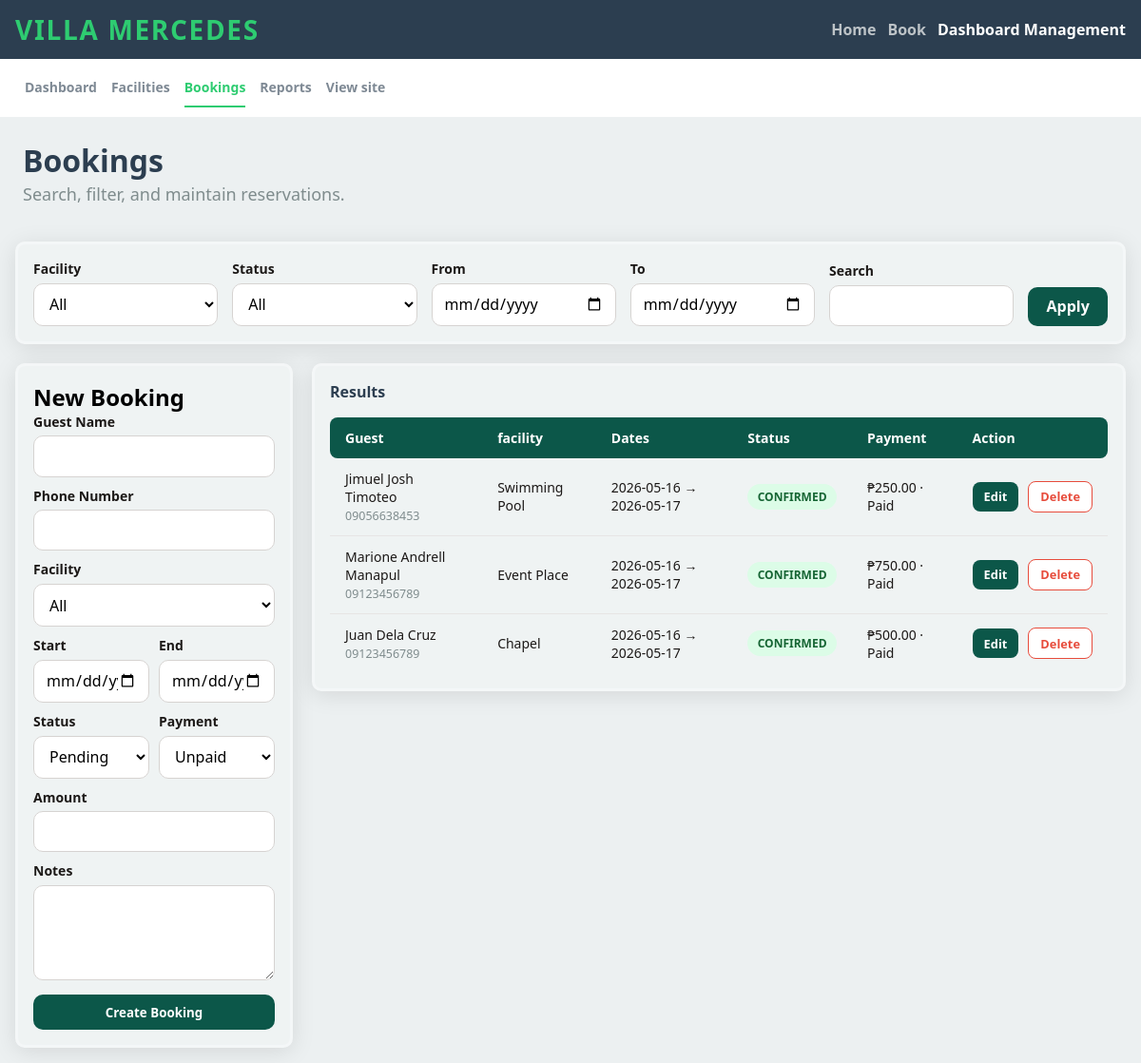
The app's page /admin/bookings.php (signed in) with its own data.
### tables this page shows
CREATE TABLE IF NOT EXISTS `bookings` (
  `id` int NOT NULL AUTO_INCREMENT,
  `guest_name` varchar(255) NOT NULL,
  `phone_number` varchar(50) NOT NULL,
  `facility_id` int NOT NULL,
  `date_start` date NOT NULL,
  `date_end` date NOT NULL,
  `notes` text,
  `status` varchar(50) DEFAULT 'Pending',
  `created_at` timestamp NULL DEFAULT CURRENT_TIMESTAMP,
  `payment_amount` decimal(10,2) DEFAULT '0.00',
  `payment_status` varchar(50) DEFAULT 'Unpaid',
  PRIMARY KEY (`id`),
  KEY `facility_id` (`facility_id`),
  CONSTRAINT `bookings_ibfk_1` FOREIGN KEY (`facility_id`) REFERENCES `facilities` (`id`) ON DELETE CASCADE
);

CREATE TABLE IF NOT EXISTS `facilities` (
  `id` int NOT NULL AUTO_INCREMENT,
  `name` varchar(255) NOT NULL,
  `description` text NOT NULL,
  `image_filename` varchar(255) DEFAULT NULL,
  `capacity` int NOT NULL,
  `rate_amount` decimal(10,2) NOT NULL,
  `rate_unit` enum('Per Day','Per Session') NOT NULL,
  `created_at` timestamp NULL DEFAULT CURRENT_TIMESTAMP,
  PRIMARY KEY (`id`)
);

### utils/helper.php (called while the page is built, shortened)
<?php
function url(string $path = ''): string
{
    $base = '/villa-mercedes';
    $path = ltrim($path, '/');
    return $base . '/' . $path;
}
function e(?string $value): string
{
    return htmlspecialchars((string) $value, ENT_QUOTES | ENT_HTML5, 'UTF-8');
}

### admin/bookings.php (the view, shortened to what this page needs)
<?php
require_once '../utils/helper.php';
$currentPage = basename($_SERVER['PHP_SELF']);
$editRow = null;
$conn = connection();
$sql = "
    SELECT b.*, f.name AS facility_name
    FROM bookings b
    LEFT JOIN facilities f ON b.facility_id = f.id
    WHERE 1=1
";
$sql .= " ORDER BY b.id DESC";
$stmt = $conn->prepare($sql);
$stmt->execute();
$table_data_result = $stmt->get_result();
?>
<!DOCTYPE html>
<html lang="en">
<head>
    <link rel="stylesheet" href="../resources/css/header-footer.css">
    <link rel="stylesheet" href="../resources/css/admin-nav.css">
    <link rel="stylesheet" href="../resources/css/admin-booking.css">
</head>
<body>
<header>
    <div class="header-container">
        <a href="<?= e(url('index.php')) ?>" class="brand-label">Villa Mercedes</a>
        <div class="header-nav">
            <a href="<?= e(url('index.php')) ?>" class="<?= $currentPage === 'index.php' ? 'is-active' : '' ?>">Home</a>
            <a href="<?= e(url('book.php')) ?>" class="<?= $currentPage === 'book.php' ? 'is-active' : '' ?>">Book</a>
            <a href="<?= e(url('login.php')) ?>" class="<?= e('is-active') ?>">
                <?= isset($_SESSION['user']) ? 'Dashboard Management' : 'Login' ?>
            </a>
        </div>
    </div>
</header>
<nav class="admin-subnav">
    <div class="admin-subnav-inner">
        <a href="<?= e(url('admin/dashboard.php')) ?>" class="<?= $currentPage === 'dashboard.php' ? 'is-active' : '' ?>">Dashboard</a>
        <a href="<?= e(url('admin/facilities.php')) ?>" class="<?= $currentPage === 'facilities.php' ? 'is-active' : '' ?>">Facilities</a>
        <a href="<?= e(url('admin/bookings.php')) ?>" class="<?= $currentPage === 'bookings.php' ? 'is-active' : '' ?>">Bookings</a>
        <a href="<?= e(url('admin/reports.php')) ?>" class="<?= $currentPage === 'reports.php' ? 'is-active' : '' ?>">Reports</a>
        <a href="<?= e(url('index.php')) ?>" target="_blank" >View site</a>
    </div>
</nav>
<main class="admin-booking">
    <div class="page-head">
        <div>
            <h1>Bookings</h1>
            <p>Search, filter, and maintain reservations.</p>
        </div>
    </div>
    <div class="filters">
        <form action="" method="get">
            <div class="form-row">
                <label for="filter_facility">Facility</label>
                <select name="filter_facility" id="filter_facility">
                    <option value="">All</option>
                </select>
            </div>
            <div class="form-row">
                <label for="filter_status">Status</label>
                <select name="filter_status" id="filter_status">
                    <option value="">All</option>
                </select>
            </div>
            <div class="form-row">
                <label for="from_date">From</label>
                <input type="date" id="from_date" name="from_date">
            </div>
            <div class="form-row">
                <label for="to_date">To</label>
                <input type="date" name="to_date" id="to_date">
            </div>
            <div class="form-row">
                <label for="search_input">Search</label>
                <input type="text" name="search_input" id="search_input">
            </div>
            <button class="apply-btn btn">Apply</button>
        </form>
    </div>
    <div class="form-result-wrapper">
        <div class="booking-form">
            <h2><?= !$editRow ? 'New Booking' : 'Edit Booking' ?></h2>
            <form action="../repositories/adminbookingRepository.php" method="POST">
                <div class="form-row">
                    <label for="name">Guest Name</label>
                    <input type="text" name="name" id="name" value="<?= $editRow ? e($editRow['guest_name']) : '' ?>">
                </div>
                <div class="form-row">
                    <label for="phone_number">Phone Number</label>
                    <input type="text" name="phone_number" id="phone_number" value="<?= $editRow ? e($editRow['phone_number']) : '' ?>">
                </div>
                <div class="form-row">
                    <label for="facility">Facility</label>
                    <select name="facility" id="facility">
                        <option value="">All</option>
                    </select>
                </div>
                <div class="form-row-2">
                    <div>
                        <label for="start_date">Start</label>
                        <input type="date" name="start_date" id="start_date" value="<?= $editRow ? e($editRow['date_start']) : '' ?>">
                    </div>
                    <div>
                        <label for="end_date">End</label>
                        <input type="date" name="end_date" id="end_date" value="<?= $editRow ? e($editRow['date_end']) : '' ?>">
                    </div>
                </div>
                <div class="form-row-2">
                    <div>
                        <label for="status">Status</label>
                        <select name="status" id="status">
                            <?php foreach(['Pending','Confirmed','Cancel','Completed'] as $s): ?>
                                <option value="<?= $s ?>" <?= ($editRow && $editRow['status'] === $s) ? 'selected' : '' ?>>
                                    <?= $s ?>
                                </option>
                            <?php endforeach; ?>
                        </select>
                    </div>
                    <div>
                        <label for="payment">Payment</label>
                        <select name="payment" id="payment">
                            <?php foreach(['Unpaid','Partial','Paid'] as $p): ?>
                                <option value="<?= $p ?>" <?= ($editRow && $editRow['payment_status'] === $p) ? 'selected' : '' ?>>
                                    <?= $p ?>
                                </option>
                            <?php endforeach; ?>
                        </select>
                    </div>
                </div>
                <div class="form-row">
                    <label for="amount">Amount</label>
                    <input type="number" name="amount" id="amount" value="<?= $editRow ? e($editRow['payment_amount']) : '' ?>">
                </div>
                <div class="form-row">
                    <label for="notes">Notes</label>
                    <textarea name="notes" id="notes"><?= $editRow ? e($editRow['notes']) : '' ?></textarea>
                </div>
                <button type="submit" class="btn submit"><?= !$editRow ? 'Create Booking' : 'Update Booking' ?></button>
            </form>
        </div>
        <div class="result-container">
            <h2>Results</h2>
            <table>
                <thead>
                    <tr>
                        <th>Guest</th>
                        <th>facility</th>
                        <th>Dates</th>
                        <th>Status</th>
                        <th>Payment</th>
                        <th>Action</th>
                    </tr>
                </thead>
                <tbody>
                    <?php if($table_data_result->num_rows > 0):  ?>
                        <?php while($table_row = $table_data_result->fetch_assoc()): ?>
                            <tr>
                                <td>
                                    <?= e($table_row['guest_name']) ?>
                                    <span class="number"><?= e($table_row['phone_number']) ?></span>
                                </td>
                                <td><?= e($table_row['facility_name']) ?></td>
                                <td><?= e($table_row['date_start'] . ' → ' . $table_row['date_end']) ?></td>
                                <td>
                                    <span class="status-badge status-<?= strtolower(e($table_row['status'])) ?>">
                                        <?= strtoupper(e($table_row['status'])) ?>
                                    </span>
                                </td>
                                <td><?= e('₱' . $table_row['payment_amount'] . ' · ' . $table_row['payment_status']) ?></td>
                                <td>
                                    <div class="action-cell">
                                        <a href="<?= e(url('admin/bookings.php?edit=' . (int) $table_row['id'])) ?>" class="edit-btn">Edit</a>
                                        <form action="../repositories/adminbookingRepository.php" method="POST" onsubmit="return confirm('Delete this booking?')">
                                            <button type="submit" class="delete-btn">Delete</button>
                                        </form>
                                    </div>
                                </td>
                            </tr>
                        <?php endwhile; ?>
                    <?php endif; ?>
                </tbody>
            </table>
        </div>
    </div>
</main>
</body>
</html>

### resources/css/header-footer.css (style rules this page uses)
* { box-sizing: border-box; padding: 0; margin: 0; font-family: 'Segoe UI', Tahoma, "Geneva", Verdana, sans-serif; }
html { background-color: #ECF0F1; }
header { background-color: #2c3e50; }
.header-container { max-width: 75rem; margin: 0 auto; display: flex; justify-content: space-between; padding: 0.75rem 1rem; align-items: center; }
.brand-label { font-size: 28px; font-weight: 700; letter-spacing: 0.06em; text-transform: uppercase; color: #2ecc71; text-decoration: none; }
.header-nav { display: flex; align-items: center; gap: 0.75rem; }
.header-nav a { color: #bdc3c7; font-weight: 600; font-size: 16px; text-decoration: none; }
.header-nav a.is-active { color: #fff; }

### resources/css/admin-nav.css (style rules this page uses)
.admin-subnav { background-color: #FFFFFF; padding: 10px 10px; }
.admin-subnav-inner { max-width: 75rem; margin: 0 auto; padding: 0 1rem; display: flex; gap: .9375rem; }
.admin-subnav-inner a { color: #2c3e509c; text-decoration: none; font-weight: 600; font-size: .875rem; padding: .625rem 0; display: inline-block; }
.admin-subnav-inner a.is-active { color: #2ecc71; border-bottom: 2px solid #2ecc71; }

### records on screen
bookings: guest_name "Jimuel Josh Timoteo", phone_number "09056638453", facility.name "Swimming Pool", date_start+date_end "2026-05-16 → 2026-05-17", status "CONFIRMED", payment_amount+payment_status "₱250.00 · Paid"
bookings: guest_name "Marione Andrell Manapul", phone_number "09123456789", facility.name "Event Place", date_start+date_end "2026-05-16 → 2026-05-17", status "CONFIRMED", payment_amount+payment_status "₱750.00 · Paid"
bookings: guest_name "Juan Dela Cruz", phone_number "09123456789", facility.name "Chapel", date_start+date_end "2026-05-16 → 2026-05-17", status "CONFIRMED", payment_amount+payment_status "₱500.00 · Paid"

### other values on screen
form field status "Pending"
form field payment "Unpaid"
